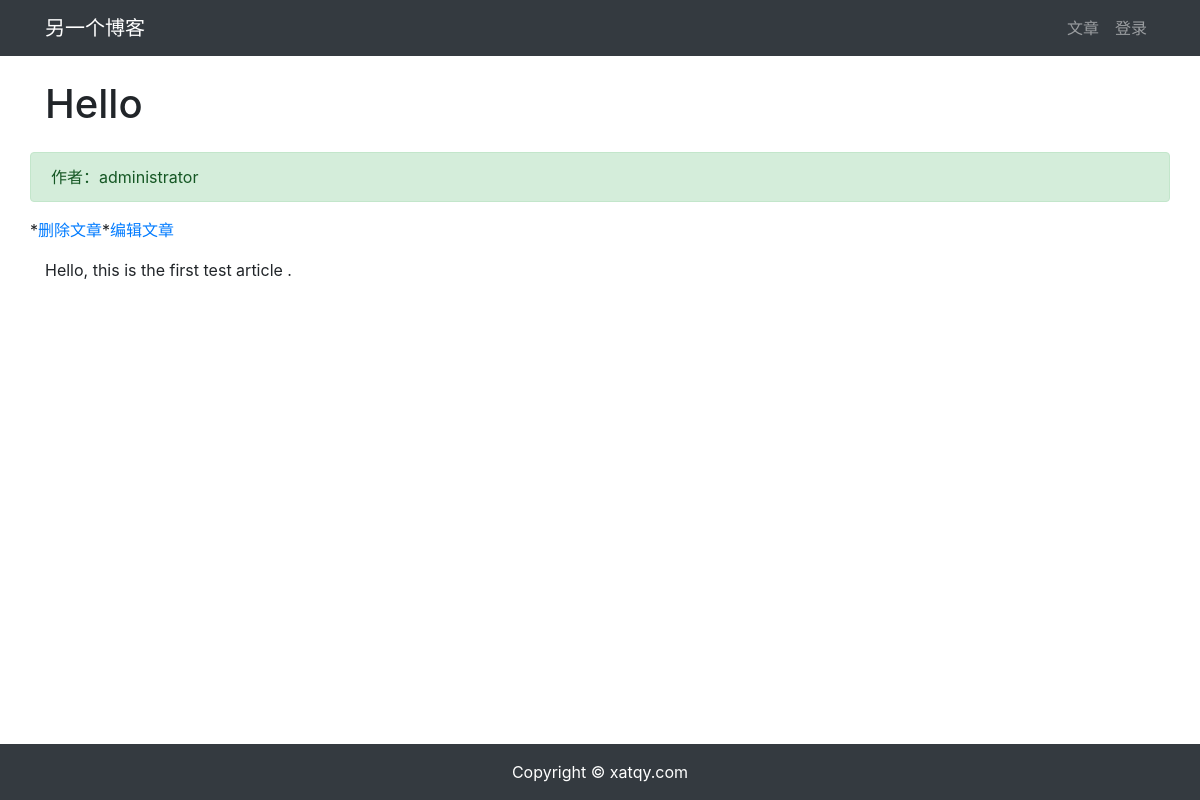
The page /article/article-detail/1/ on the database its author committed.
### article/models.py (models this page shows, shortened)
class ArticlePost(models.Model):
    author = models.ForeignKey(User, on_delete=models.CASCADE)
    title = models.CharField(max_length=100)
    body = models.TextField()
    created = models.DateTimeField(default=timezone.now)
    updated = models.DateTimeField(auto_now=True)
    class Meta:
        ordering = ('created',)

### article/views.py (the view)
# urls.py: path('article-detail/<int:id>/', views.article_detail, name='article_detail'),
def article_detail(request, id):
    article = ArticlePost.objects.get(id=id)
    article.body = markdown.markdown(
        article.body, extensions=[
            'markdown.extensions.extra',
            'markdown.extensions.codehilite',
        ])
    context = {'article': article}
    return render(request, 'article/detail.html', context)

### templates/article/detail.html (shortened to what this page needs)
{% extends "base.html" %}
{% load staticfiles %}
{% block content %}
<div class="container">
    <div class="row">
        <h1 class="col-12 mt-4 mb-4">{{ article.title }}</h1>
        <div class="col-12 alert alert-success">作者：{{ article.author }}</div>
        * <a href="#" onclick="confirm_safe_delete()">删除文章</a>
        * <a href="{% url 'article:article_update' article.id %}">编辑文章</a>
        <div class="col-12">
            <p>{{ article.body|safe }}</p>
        </div>
    </div>
</div>
{% endblock content %}

### rows shown on the page
ArticlePost: title "Hello", author "administrator", body "Hello, this is the first test article ."
